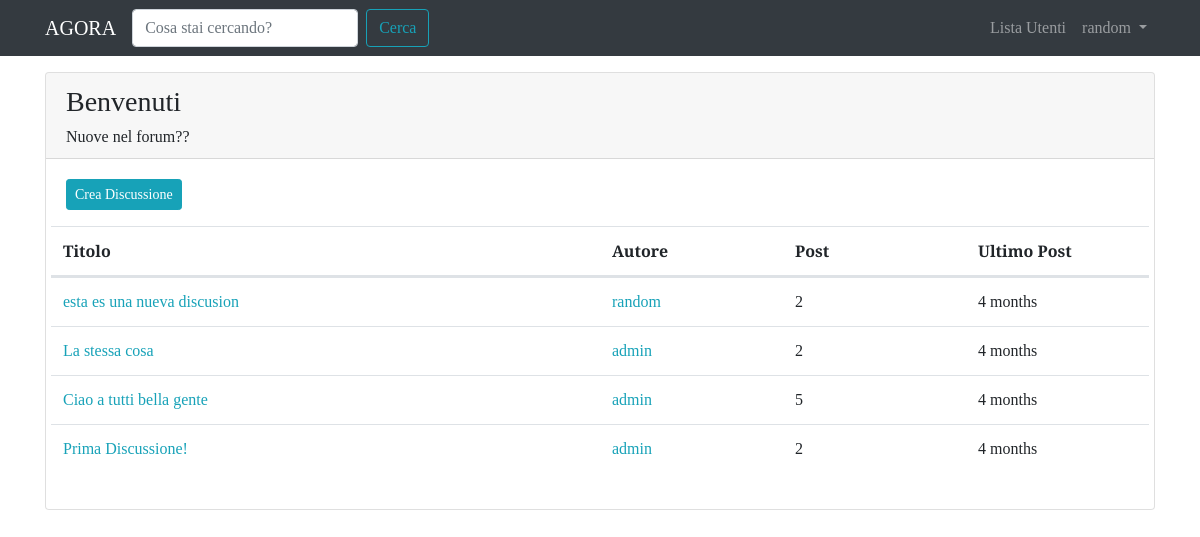
The page /forum/sezione/1/ (signed in) on the database its author committed.
### forum/models.py (models this page shows, shortened)
class Sezione(models.Model):
	nome_sezione = models.CharField(max_length=80)
	descrizione = models.CharField(max_length=150, blank=True, null=True)
	logo_sezione = models.ImageField(blank=True, null=True)
	class Meta:
		verbose_name = 'Sezione'
		verbose_name_plural = 'Sezioni'

class Discussione(models.Model):
	titolo = models.CharField(max_length=120)
	data_creazione = models.DateTimeField(auto_now_add=True)
	autore_discuzione = models.ForeignKey(User, on_delete=models.CASCADE, related_name='discussioni')
	sezione_apparteneza = models.ForeignKey(Sezione, on_delete=models.CASCADE)
	def get_absolute_url(self):
		return reverse('visualizza_discussione', kwargs={'pk': self.pk})
	class Meta:
		verbose_name = 'Discussione'
		verbose_name_plural = 'Discussioni'

class Post(models.Model):
	autore_post = models.ForeignKey(User, on_delete=models.CASCADE, related_name='posts')
	contenuto = models.TextField()
	data_creazione = models.DateTimeField(auto_now_add=True)
	discussione = models.ForeignKey(Discussione, on_delete=models.CASCADE)
	class Meta:
		verbose_name = 'Post'
		verbose_name_plural = 'Posts'

### forum/views.py (the view)
# urls.py: path('sezione/<int:pk>/', views.visualizza_sezione, name='sezione_view'),
def visualizza_sezione(request, pk):
	sezione = get_object_or_404(Sezione, pk=pk)
	discussioni_sezione = Discussione.objects.filter(sezione_apparteneza=sezione).order_by('-data_creazione')
	context = {'sezione': sezione, 'discussioni': discussioni_sezione}
	return render(request, 'forum/singola_sezione.html', context)

### forum/templates/forum/singola_sezione.html
{% extends 'base.html' %}
{% block content %}
	<div class="card my-3">
		<div class="card-header">
			<h3>{{sezione.nome_sezione}}</h3>
			<h6 class="card-text">{{sezione.descrizione }}</h6>
		</div>
		<div class="card-body">
			<a class="btn btn-sm btn-info" href="{% url 'crea_discussione' pk=sezione.pk %}">Crea Discussione</a>
			<table class="table mt-3">
				<thead>
					<tr class="row">
						<th class="col-lg-6 col-4">Titolo</th>
						<th class="col-lg-2 col-3">Autore</th>
						<th class="col-lg-2 col-2">Post</th>
						<th class="col-lg-2 col-3">Ultimo Post</th>
					</tr>
				</thead>
				<tbody>
					<tr class="row">
						{% for discussione in discussioni %}
							<td class="col-lg-6 col-4">
								<a href=" {{discussione.get_absolute_url}} ">{{discussione.titolo}}</a>
							</td>
							<td class="col-lg-2 col-3">
								<a href=" {% url 'user_profile' username=discussione.autore_discuzione.username %} ">{{discussione.autore_discuzione}}</a>
							</td>
							<td class="col-lg-2 col-2">
								{{discussione.post_set.count}}
							</td>
							<td class="col-lg-2 col-3">
								{{ discussione.post_set.last.data_creazione|timesince }}
							</td>
						{% endfor %}
					</tr>
				</tbody>
			</table>
		</div>
	</div>
{% endblock content %}

### templates/base.html (shortened to what this page needs)
{% load static %}
<!doctype html>
<html lang="en">
  <head>
    <link rel="stylesheet" href="https://maxcdn.bootstrapcdn.com/bootstrap/4.0.0/css/bootstrap.min.css">
    <link rel="stylesheet" href="{% static 'css/agora.css' %}">
  </head>
  <body>
    <nav class="navbar navbar-expand-lg navbar-dark bg-dark">
      <div class="container">
        <a class="navbar-brand" href="/">AGORA</a>
        <div class="collapse navbar-collapse" id="navbarSupportedContent">
          <form class="form-inline my-2 my-lg-0" action="{% url 'funzione_cerca' %}">
            <input name="q" class="form-control mr-sm-2" type="search" placeholder="Cosa stai cercando?" aria-label="Search">
            <button class="btn btn-outline-info my-2 my-sm-0" type="submit">Cerca</button>
          </form>
          <ul class="navbar-nav ml-auto">
            <li class="nav-item">
              <a class="nav-link" href="{% url 'user_list' %}">Lista Utenti <span class="sr-only">(current)</span></a>
            </li>
            {% if request.user.is_authenticated %}
              <li class="nav-item dropdown">
                <a class="nav-link dropdown-toggle" href="#" id="navbarDropdown" role="button" data-toggle="dropdown" aria-haspopup="true" aria-expanded="false">
                  {{ request.user.username }}
                </a>
              </li>
            {% endif %}
          </ul>
        </div>
      </div>
    </nav>
    <div class="container">
      {% block content %}
      {% endblock content %}
    </div>
  </body>
</html>

### static-storage/css/agora.css (style rules this page uses)
body { font-family: 'Slabo 27px', serif; }
a, a:hover { color: #17a2b8; }

### rows shown on the page
Sezione: nome_sezione "Benvenuti", descrizione "Nuove nel forum??"
Discussione: titolo "esta es una nueva discusion", autore_discuzione "random", post_set.count "2", post_set.last.data_creazione "4 months"
Discussione: titolo "La stessa cosa", autore_discuzione "admin", post_set.count "2", post_set.last.data_creazione "4 months"
Discussione: titolo "Ciao a tutti bella gente", autore_discuzione "admin", post_set.count "5", post_set.last.data_creazione "4 months"
Discussione: titolo "Prima Discussione!", autore_discuzione "admin", post_set.count "2", post_set.last.data_creazione "4 months"

### other values the page prints
{{ request.user.username }} "random"
